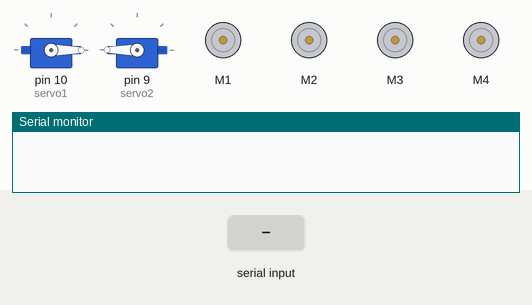
The sketch below on a simulated Arduino Uno, built with avr-gcc and run on an emulated ATmega328P. Parts: 2 × servo, 4 × DC motor (green arrow = forward, orange = backward, longer = faster), the last lines printed to the serial monitor. The inputs (shaded band) are chosen by the test bench.

Above: at 1.2 s.
1.3 s: "F\n" received over Serial
At 2.5 s:
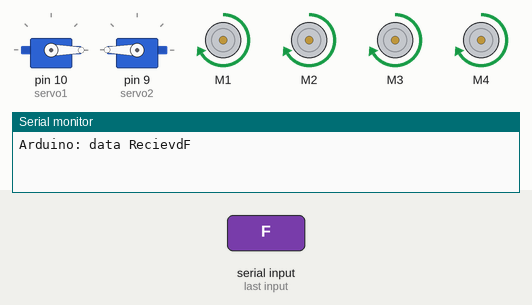
2.8 s: "B\n" received over Serial
At 3.9 s:
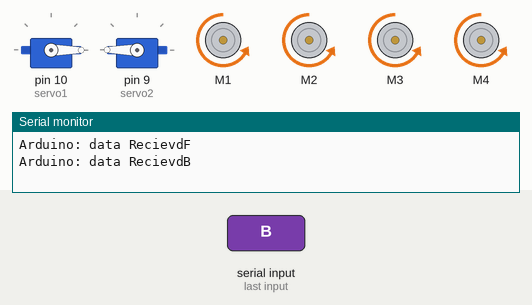
4.3 s: "S\n" received over Serial
At 5.0 s:
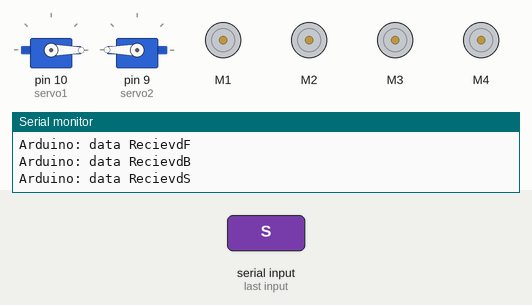
5.8 s: "L\n" received over Serial
At 6.2 s:
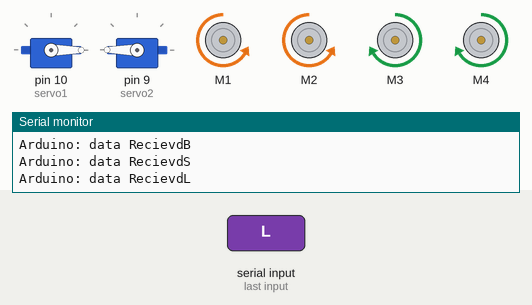
7.3 s: "R\n" received over Serial
At 8.5 s:
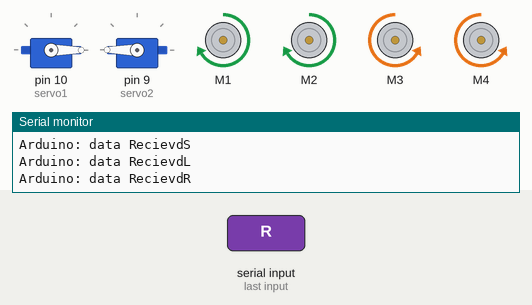
8.8 s: "U\n" received over Serial
At 9.7 s:
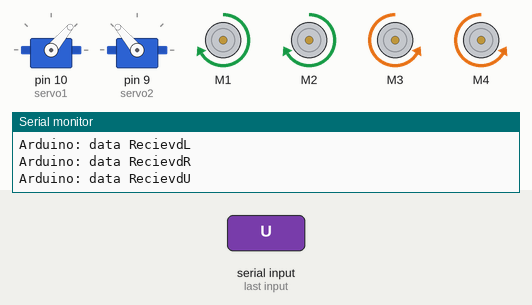
Timing chart, 0 to 11.3 s (numbered marks = the images above; inputs shaded):
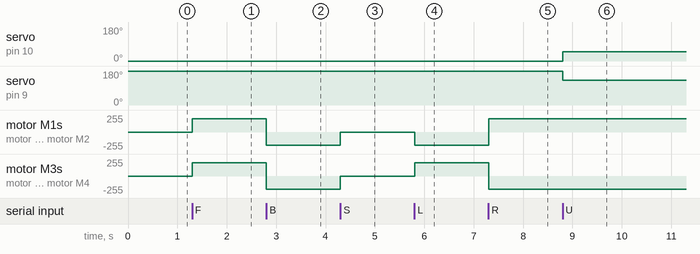

Measured:
- after the input at 1.3 s, motor M1–4: stopped → forward 200/255 at once
- after the input at 2.8 s, motor M1–4: forward 200/255 → backward 200/255 at once
- after the input at 4.3 s, motor M1–4: backward 200/255 → stopped at once
- after the input at 5.8 s, motor M1, motor M2: stopped → backward 200/255 at once; motor M3, motor M4: stopped → forward 200/255 at once
- after the input at 7.3 s, motor M1, motor M2: backward 200/255 → forward 200/255 at once; motor M3, motor M4: forward 200/255 → backward 200/255 at once
- after the input at 8.8 s, servo on pin 10 (servo1): 0° → 50° at once; servo on pin 9 (servo2): 180° → 130° at once

The sketch:

arduino_codes.ino
```cpp
#include <AFMotor.h>
#include <SoftwareSerial.h>
#include <Servo.h>

//initial motors pin
AF_DCMotor motor1(1, MOTOR12_1KHZ);
AF_DCMotor motor2(2, MOTOR12_1KHZ);
AF_DCMotor motor3(3, MOTOR34_1KHZ);
AF_DCMotor motor4(4, MOTOR34_1KHZ);

Servo servo1;
Servo servo2;

String command = "";

void setup()
{
    Serial.begin(9600);
    servo1.attach(10);
    servo2.attach(9);
    servo1.write(0);
    servo2.write(180);
}

void loop() {

// CHECK SERIAL AVAILABILITY

 if (Serial.available() > 0)
 {
  command = Serial.readStringUntil('\n');
  command.trim();
  Serial.print("Arduino: data Recievd");
  Serial.println(command);

  if ( command == "F") { forward() ;}
   else if ( command == "B") { back(); }
     else if ( command ==  "S") { Stop(); }
       else if ( command == "L")  { left(); }
         else if ( command == "R")  { right(); }
           else if ( command == "U") { up(); }
             else if (command == "D") { down(); }

 }

}

void forward()
{
  motor1.setSpeed(200);
  motor1.run(FORWARD);
  motor2.setSpeed(200);
  motor2.run(FORWARD);
  motor3.setSpeed(200);
  motor3.run(FORWARD);
  motor4.setSpeed(200);
  motor4.run(FORWARD);
}

void back()
{
  motor1.setSpeed(200);
  motor1.run(BACKWARD);
  motor2.setSpeed(200);
  motor2.run(BACKWARD);
  motor3.setSpeed(200);
  motor3.run(BACKWARD);
  motor4.setSpeed(200);
  motor4.run(BACKWARD);
}

void left()
{
  motor1.setSpeed(200);
  motor1.run(BACKWARD);
  motor2.setSpeed(200);
  motor2.run(BACKWARD);
  motor3.setSpeed(200);
  motor3.run(FORWARD);
  motor4.setSpeed(200);
  motor4.run(FORWARD);
}

void right()
{
  motor1.setSpeed(200);
  motor1.run(FORWARD);
  motor2.setSpeed(200);
  motor2.run(FORWARD);
  motor3.setSpeed(200);
  motor3.run(BACKWARD);
  motor4.setSpeed(200);
  motor4.run(BACKWARD);
}

void Stop()
{
  motor1.setSpeed(0);
  motor1.run(RELEASE);
  motor2.setSpeed(0);
  motor2.run(RELEASE);
  motor3.setSpeed(0);
  motor3.run(RELEASE);
  motor4.setSpeed(0);
  motor4.run(RELEASE);
}

void up()
{
    servo1.write(50);
    servo2.write(130);
}


void down()
{
  int pos1 = servo1.read();
  int pos2 = servo2.read();

  int target1 = 0;
  int target2 = 180;

  while (pos1 != target1 || pos2 != target2) {

    if (pos1 < target1) pos1++;
    else if (pos1 > target1) pos1--;

    if (pos2 < target2) pos2++;
    else if (pos2 > target2) pos2--;

    servo1.write(pos1);
    servo2.write(pos2);

    delay(20);
  }
}
```
